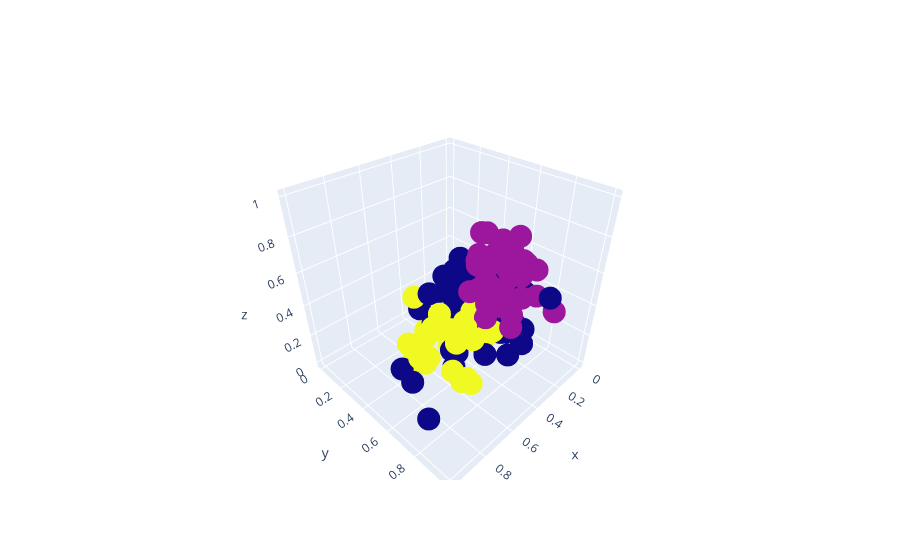

Write notebook code for a chart like this one.
### Code cell
fig = go.Figure()
fig.add_trace(go.Scatter3d(x=df['Color_Intensity'],
                         y=df['Alcohol'], z = df['Proline'],
                         mode='markers',                      
                      marker=dict(color =labels.astype(np.float)),
                        text=labels))
fig.show()

### Figure 1 — Plotly figure (JSON) as saved in the notebook; plotly's stock layout.template omitted (floating-point values rounded to 4 significant figures; data arrays with more than 128 entries replaced by an {"elided": "..."} marker saying what was removed)
{"data": [{"marker": {"color": {"elided": "178 int values"}}, "mode": "markers", "text": {"elided": "178 int values"}, "type": "scatter3d", "x": {"elided": "178 float values"}, "y": {"elided": "178 float values"}, "z": {"elided": "178 float values"}}], "layout": {}}
